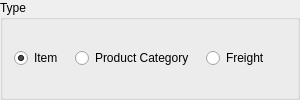
        <widget class="QGroupBox" name="_typeGroup">
         <property name="title">
          <string>Type</string>
         </property>
         <layout class="QHBoxLayout">
          <property name="spacing">
           <number>12</number>
          </property>
          <item>
           <widget class="QRadioButton" name="_itemSelected">
            <property name="text">
             <string>Item</string>
            </property>
            <property name="checked">
             <bool>true</bool>
            </property>
           </widget>
          </item>
          <item>
           <widget class="QRadioButton" name="_prodcatSelected">
            <property name="text">
             <string>Product Category</string>
            </property>
           </widget>
          </item>
          <item>
           <widget class="QRadioButton" name="_freightSelected">
            <property name="text">
             <string>Freight</string>
            </property>
           </widget>
          </item>
          <item>
           <spacer>
            <property name="orientation">
             <enum>Qt::Horizontal</enum>
            </property>
            <property name="sizeType">
             <enum>QSizePolicy::MinimumExpanding</enum>
            </property>
            <property name="sizeHint" stdset="0">
             <size>
              <width>16</width>
              <height>20</height>
             </size>
            </property>
           </spacer>
          </item>
         </layout>
        </widget>
